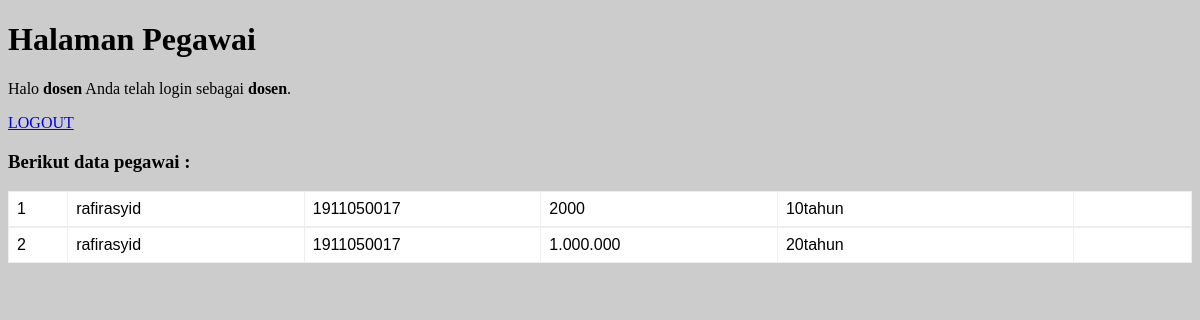
/pegawai.php (signed in), run on the app's committed database.
### tables this page shows
CREATE TABLE `pegawai` (
  `id` int(20) NOT NULL,
  `nama_pegawai` varchar(100) NOT NULL,
  `nik_pegawai` varchar(100) NOT NULL,
  `gaji_pegawai` varchar(100) NOT NULL,
  `masa_kerja_pegawai` varchar(100) NOT NULL
);

### pegawai.php (the view, shortened to what this page needs)
<!DOCTYPE html>
<html>
<head>
	<link rel="stylesheet" href="style.css">
</head>
<body>
	<h1>Halaman Pegawai</h1>
	<p>Halo <b><?php echo $_SESSION['username']; ?></b> Anda telah login sebagai <b><?php echo $_SESSION['level']; ?></b>.</p>
	<a href="logout.php">LOGOUT</a>
	<h3>Berikut data pegawai : </h3>
	<?php
	include 'koneksi.php';
	$no=1;
	$data = mysqli_query($koneksi,"select * from pegawai");
	while($d = mysqli_fetch_array($data)) {
		?>
		<table>
		<tr>
			<td width="5%"><?php echo $no++ ?></td>
			<td width="20%"><?php echo $d['nama_pegawai']; ?></td>
			<td width="20%"><?php echo $d['nik_pegawai']; ?></td>
			<td width="20%"><?php echo $d['gaji_pegawai']; ?></td>
			<td width="25%"><?php echo $d['masa_kerja_pegawai']; ?></td>
			<td width="20%">
			</td>
		</tr>
		</table>
	    <?php
	}
	?>
</body>
</html>

### style.css (style rules this page uses)
body { background-image: url("360_F_73735887_Fxhj4RSlEJEqAgStrky8EsWycAFSyAd3.jpg"); background-color: #cccccc; }
table { font-family: arial, sans-serif; border-collapse: collapse; width: 100%; }
td, th { border: 1px solid #eee; text-align: left; padding: 8px; background-color: #fff; }

### data on the page
pegawai: nama_pegawai "rafirasyid", nik_pegawai "1911050017", gaji_pegawai "2000", masa_kerja_pegawai "10tahun"
pegawai: nama_pegawai "rafirasyid", nik_pegawai "1911050017", gaji_pegawai "1.000.000", masa_kerja_pegawai "20tahun"

### other printed values
$_SESSION['username'] "dosen"
$_SESSION['level'] "dosen"
